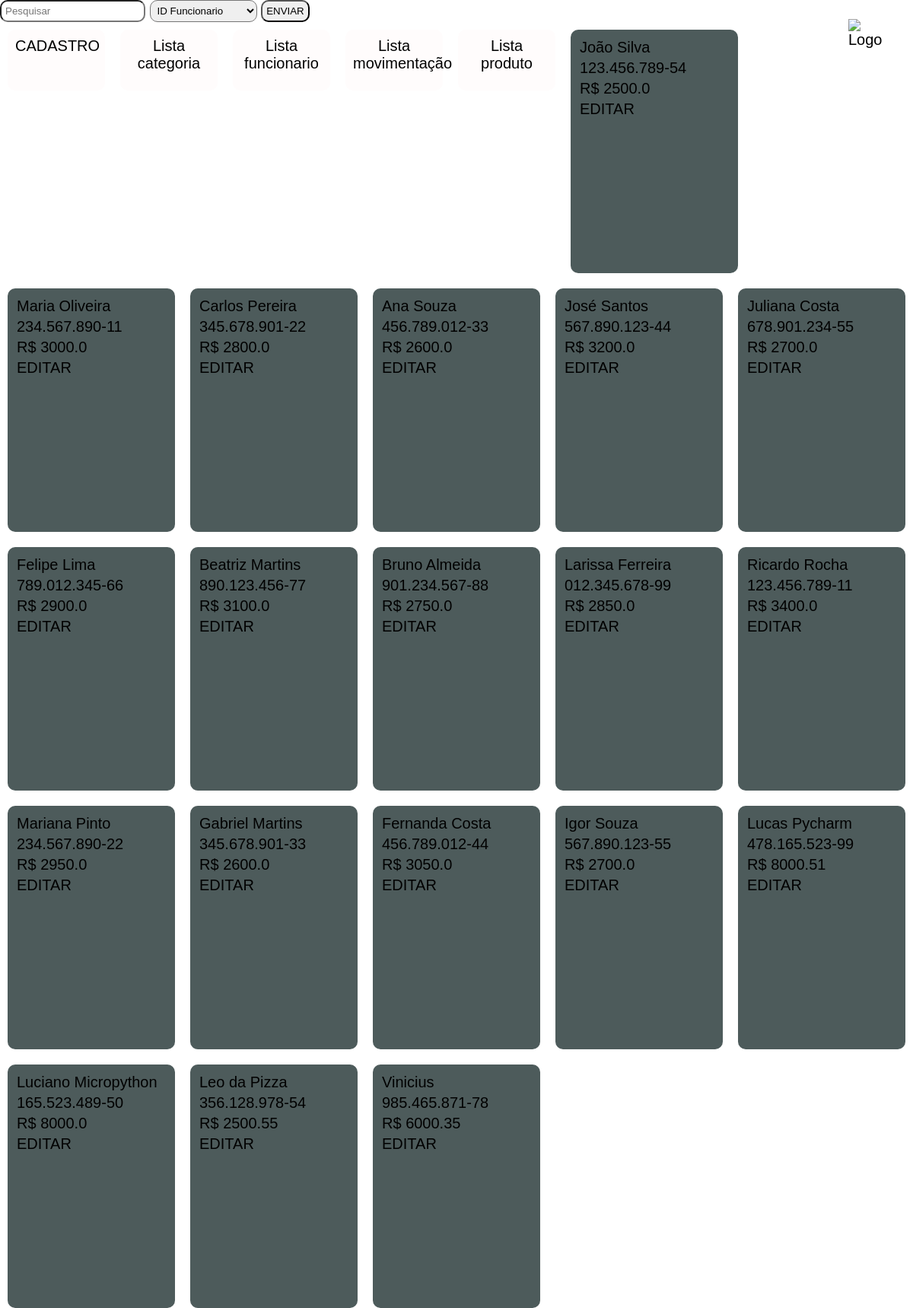
The page /funcionario on the database its author committed.
### models.py (models this page shows, shortened)
class Funcionario(Base):
    __tablename__ = 'funcionarios'
    ID_funcionario = Column(Integer, primary_key=True)
    nome_funcionario = Column(String(40), nullable=False, index=True)
    CPF = Column(String(11), nullable=False, index=True, unique=True)
    salario = Column(Float, nullable=False, index=True)
    status_funcionario = Column(Boolean, nullable=False, default=True)
    def serialize_funcionario(self):
        dados_funcionario = {
            'ID_funcionario': self.ID_funcionario,
            'nome_funcionario': self.nome_funcionario,
            'CPF': self.CPF,
            'salario': self.salario,
            'status_funcionario': self.status_funcionario
        }
        return dados_funcionario

### app.py (the view)
@app.route('/funcionario', methods=['GET', 'POST'])
@app.route('/funcionario_<modo_escuro>', methods=['GET', 'POST'])
def funcionarios_func(modo_escuro=None):
    lista_funcionarios = select(Funcionario).select_from(Funcionario)
    lista_funcionarios = db_session.execute(lista_funcionarios).scalars()
    resultado = []
    print(lista_funcionarios)
    for func in lista_funcionarios:
        resultado.append(func.serialize_funcionario())
    dicion = dicionario_colunas_funcionario()
    return render_template('lista_funcionario.html',
                           var_funcionario=resultado,
                           class_=Funcionario,
                           pesquisa=False,
                           numero_resultados=len(resultado),
                           dicio=dicion,
                           modo_escuro=modo_escuro)

### app.py (called while the page is built)
def dicionario_colunas_funcionario():
    dicion = {
        "ID_funcionario": "ID Funcionario",
        "nome_funcionario": "Nome Funcionario",
        "CPF": "CPF",
        "salario": "Salário"
    }
    return dicion

### templates/lista_funcionario.html (shortened to what this page needs)
{% extends 'templates-barra-de-pesquisa.html' %}
{% block conteudo %}
    {% for funcionario in var_funcionario %}
        <div class="card">
            <p>{{funcionario.nome_funcionario}}</p>
            <p>{{funcionario.CPF}}</p>
            <p>R$ {{funcionario.salario}}</p>
            <p><a href="{{url_for('editar_funcionario', id_funcionario=funcionario.ID_funcionario, modo_escuro=modo_escuro)}}">EDITAR</a></p>
        </div>
    {% endfor%}
{% endblock %}

### templates/templates-barra-de-pesquisa.html (shortened to what this page needs)
<!doctype html>
<html lang="pt-BR">
<head>
    <link rel="stylesheet" href="/static/templates.css">
</head>
<body class="body{{modo_escuro}}">
<div class="container">
    <header class="header{{modo_escuro}}">
        <form action="{{url_for('pesquisar_func', class_=class_, modo_escuro=modo_escuro)}}" method="post">
            <span class="display-block">
                <input type="text" name="form-pesquisa" placeholder="Pesquisar">
                <select name="campo">
                    {% for value, nome in dicio.items(): %}
                        <option value="{{value}}">{{nome}}</option>
                    {% endfor %}
                </select>
                <button type="submit" class="botao">ENVIAR</button>
            </span>
        </form>
        <a href="{{url_for('home', modo_escuro=modo_escuro)}}"><img class="home" src="https://static.thenounproject.com/png/2137554-200.png" alt="Logo"></a>
    </header>
    <nav class="nav{{modo_escuro}}">
        <div class="menu">
             <a href="{{ url_for('pagina_cadastro_func', modo_escuro=modo_escuro) }}"> CADASTRO</a>
        </div>
        <div class="menu">
             <a href="{{ url_for('categorias_func', modo_escuro=modo_escuro) }}"> Lista categoria</a>
        </div>
        <div class="menu">
             <a href="{{ url_for('funcionarios_func', modo_escuro=modo_escuro) }}"> Lista funcionario</a>
        </div>
        <div class="menu">
             <a href="{{ url_for('movimentacao_func', modo_escuro=modo_escuro) }}"> Lista movimentação</a>
        </div>
        <div class="menu">
             <a href="{{ url_for('produtos_func', modo_escuro=modo_escuro) }}"> Lista produto</a>
        </div>
    </nav>
    <main class="main{{modo_escuro}}">
        {% block conteudo %}
        {% endblock %}
    </main>
</div>
</body>
</html>

### static/templates.css (style rules this page uses)
* { margin: 0; padding: 0; }
html { height: 100vh; font-family: "Franklin Gothic Heavy", sans-serif; font-size: 20px; }
li, a { color:black; text-decoration: none; }
.container { display: block; height: 100vh; vertical-align: top; }
.card { background-color: #4d5b5b; height: 300px; width: 200px; border-radius: 10px; margin: 10px; font-size: 20px; padding: 10px; font-family: Bahnschrift, sans-serif; float: left; }
.card p { padding: 2px; }
.menu { background-color: #fffcfc; height: 60px; width: 9vw; border-radius: 10px; margin: 10px; padding: 10px; font-size: 20px; float: left; text-align: center; }
.home { width: 60px; float: right; margin: 25px; transition: transform .2s; }
form { display: inline-block; }
form input, select, button { padding: 5px; border-radius: 10px; }

### rows shown on the page
Funcionario: nome_funcionario "João Silva", CPF "123.456.789-54", salario "2500.0"
Funcionario: nome_funcionario "Maria Oliveira", CPF "234.567.890-11", salario "3000.0"
Funcionario: nome_funcionario "Carlos Pereira", CPF "345.678.901-22", salario "2800.0"
Funcionario: nome_funcionario "Ana Souza", CPF "456.789.012-33", salario "2600.0"
Funcionario: nome_funcionario "José Santos", CPF "567.890.123-44", salario "3200.0"
Funcionario: nome_funcionario "Juliana Costa", CPF "678.901.234-55", salario "2700.0"
Funcionario: nome_funcionario "Felipe Lima", CPF "789.012.345-66", salario "2900.0"
Funcionario: nome_funcionario "Beatriz Martins", CPF "890.123.456-77", salario "3100.0"
Funcionario: nome_funcionario "Bruno Almeida", CPF "901.234.567-88", salario "2750.0"
Funcionario: nome_funcionario "Larissa Ferreira", CPF "012.345.678-99", salario "2850.0"
Funcionario: nome_funcionario "Ricardo Rocha", CPF "123.456.789-11", salario "3400.0"
Funcionario: nome_funcionario "Mariana Pinto", CPF "234.567.890-22", salario "2950.0"
Funcionario: nome_funcionario "Gabriel Martins", CPF "345.678.901-33", salario "2600.0"
Funcionario: nome_funcionario "Fernanda Costa", CPF "456.789.012-44", salario "3050.0"
Funcionario: nome_funcionario "Igor Souza", CPF "567.890.123-55", salario "2700.0"
Funcionario: nome_funcionario "Lucas Pycharm", CPF "478.165.523-99", salario "8000.51"
Funcionario: nome_funcionario "Luciano Micropython", CPF "165.523.489-50", salario "8000.0"
Funcionario: nome_funcionario "Leo da Pizza", CPF "356.128.978-54", salario "2500.55"
Funcionario: nome_funcionario "Vinicius", CPF "985.465.871-78", salario "6000.35"

### other values the page prints
form field campo "ID Funcionario"
